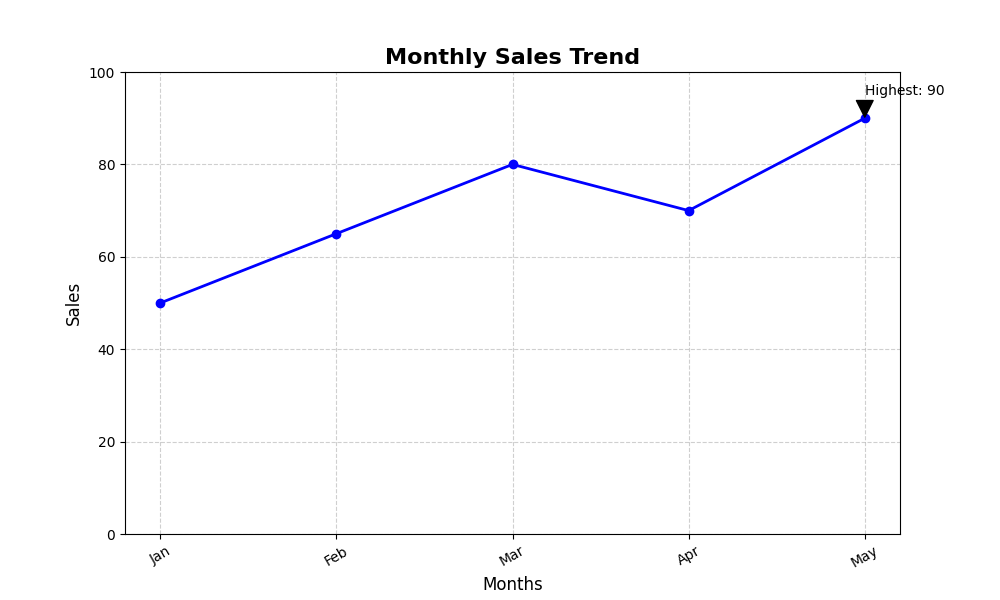

Here is the Python script that generated this plot:
# Author: Saloni Tiwari
# Topic: Advanced Customization & Annotation
# Day: 08
# Description: Styling, annotations, limits, and professional visualization

import matplotlib.pyplot as plt

# Data
months = ['Jan', 'Feb', 'Mar', 'Apr', 'May']
sales = [50, 65, 80, 70, 90]

# Create figure
plt.figure(figsize=(10, 6))

# Plot line
plt.plot(months, sales, marker='o', linestyle='-', color='blue', linewidth=2)

# Title and labels
plt.title("Monthly Sales Trend", fontsize=16, fontweight='bold')
plt.xlabel("Months", fontsize=12)
plt.ylabel("Sales", fontsize=12)

# Grid customization
plt.grid(True, linestyle='--', alpha=0.6)

# Highlight highest point
max_value = max(sales)
max_index = sales.index(max_value)

plt.annotate(
    f"Highest: {max_value}",
    xy=(months[max_index], max_value),
    xytext=(months[max_index], max_value + 5),
    arrowprops=dict(facecolor='black', shrink=0.05)
)

# Axis limits
plt.ylim(0, 100)

# Style improvement
plt.xticks(rotation=30)

# Save graph
plt.savefig("day08_advanced_plot_customization.png")

# Show plot
plt.show()
